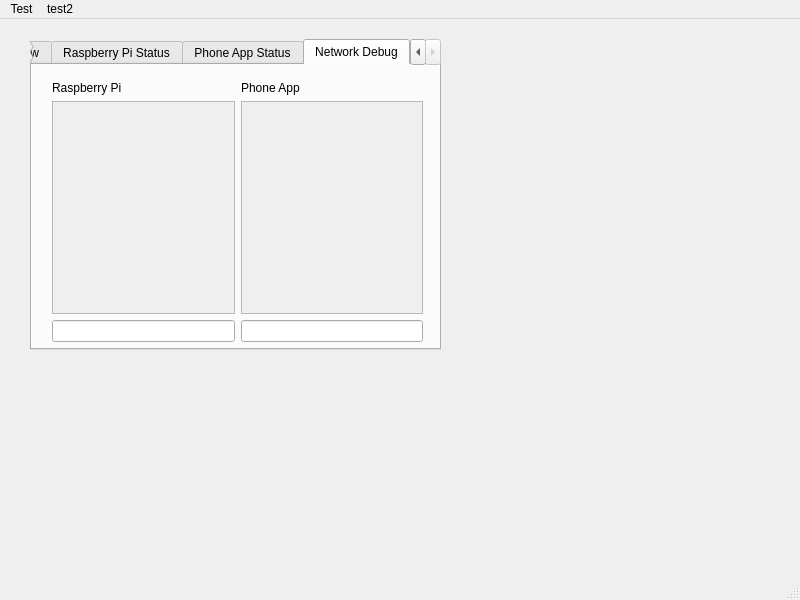
<?xml version="1.0" encoding="UTF-8"?>
<ui version="4.0">
 <class>MainWindow</class>
 <widget class="QMainWindow" name="MainWindow">
  <property name="geometry">
   <rect>
    <x>0</x>
    <y>0</y>
    <width>800</width>
    <height>600</height>
   </rect>
  </property>
  <property name="windowTitle">
   <string>MainWindow</string>
  </property>
  <widget class="QWidget" name="centralwidget">
   <widget class="QTabWidget" name="tabWidget">
    <property name="geometry">
     <rect>
      <x>30</x>
      <y>20</y>
      <width>411</width>
      <height>311</height>
     </rect>
    </property>
    <property name="currentIndex">
     <number>3</number>
    </property>
    <widget class="QWidget" name="tab_main">
     <attribute name="title">
      <string>Overview</string>
     </attribute>
    </widget>
    <widget class="QWidget" name="tab_rpi">
     <attribute name="title">
      <string>Raspberry Pi Status</string>
     </attribute>
     <widget class="QLabel" name="label_2">
      <property name="geometry">
       <rect>
        <x>20</x>
        <y>20</y>
        <width>81</width>
        <height>16</height>
       </rect>
      </property>
      <property name="text">
       <string>Connection Status</string>
      </property>
     </widget>
     <widget class="QLabel" name="label_isConnected_rpi">
      <property name="geometry">
       <rect>
        <x>100</x>
        <y>20</y>
        <width>131</width>
        <height>16</height>
       </rect>
      </property>
      <property name="text">
       <string>disconnected</string>
      </property>
     </widget>
     <widget class="QLabel" name="label_5">
      <property name="geometry">
       <rect>
        <x>20</x>
        <y>40</y>
        <width>81</width>
        <height>16</height>
       </rect>
      </property>
      <property name="text">
       <string>IP Address</string>
      </property>
     </widget>
     <widget class="QLabel" name="label_6">
      <property name="geometry">
       <rect>
        <x>20</x>
        <y>60</y>
        <width>81</width>
        <height>16</height>
       </rect>
      </property>
      <property name="text">
       <string>Port</string>
      </property>
     </widget>
     <widget class="QPushButton" name="pushButton_connect_rpi">
      <property name="enabled">
       <bool>false</bool>
      </property>
      <property name="geometry">
       <rect>
        <x>180</x>
        <y>60</y>
        <width>80</width>
        <height>18</height>
       </rect>
      </property>
      <property name="text">
       <string>Connect</string>
      </property>
     </widget>
     <widget class="QLineEdit" name="lineEdit_port_rpi">
      <property name="geometry">
       <rect>
        <x>100</x>
        <y>60</y>
        <width>71</width>
        <height>20</height>
       </rect>
      </property>
      <property name="text">
       <string>0</string>
      </property>
     </widget>
     <widget class="QLineEdit" name="lineEdit_ipAddress_rpi">
      <property name="geometry">
       <rect>
        <x>100</x>
        <y>40</y>
        <width>113</width>
        <height>20</height>
       </rect>
      </property>
      <property name="text">
       <string>0.0.0.0</string>
      </property>
     </widget>
    </widget>
    <widget class="QWidget" name="tab_app">
     <attribute name="title">
      <string>Phone App Status</string>
     </attribute>
     <widget class="QLabel" name="label">
      <property name="geometry">
       <rect>
        <x>20</x>
        <y>20</y>
        <width>81</width>
        <height>16</height>
       </rect>
      </property>
      <property name="text">
       <string>Connection Status</string>
      </property>
     </widget>
     <widget class="QLabel" name="label_isConnected_app">
      <property name="geometry">
       <rect>
        <x>100</x>
        <y>20</y>
        <width>131</width>
        <height>16</height>
       </rect>
      </property>
      <property name="text">
       <string>disconnected</string>
      </property>
     </widget>
     <widget class="QLabel" name="label_3">
      <property name="geometry">
       <rect>
        <x>20</x>
        <y>40</y>
        <width>81</width>
        <height>16</height>
       </rect>
      </property>
      <property name="text">
       <string>IP Address</string>
      </property>
     </widget>
     <widget class="QLabel" name="label_4">
      <property name="geometry">
       <rect>
        <x>20</x>
        <y>60</y>
        <width>81</width>
        <height>16</height>
       </rect>
      </property>
      <property name="text">
       <string>Port</string>
      </property>
     </widget>
     <widget class="QLineEdit" name="lineEdit_port_app">
      <property name="geometry">
       <rect>
        <x>100</x>
        <y>60</y>
        <width>71</width>
        <height>20</height>
       </rect>
      </property>
      <property name="text">
       <string>0</string>
      </property>
     </widget>
     <widget class="QPushButton" name="pushButton_connect_app">
      <property name="enabled">
       <bool>false</bool>
      </property>
      <property name="geometry">
       <rect>
        <x>180</x>
        <y>60</y>
        <width>80</width>
        <height>18</height>
       </rect>
      </property>
      <property name="text">
       <string>Connect</string>
      </property>
     </widget>
     <widget class="QLineEdit" name="lineEdit_ipAddress_app">
      <property name="geometry">
       <rect>
        <x>100</x>
        <y>40</y>
        <width>113</width>
        <height>20</height>
       </rect>
      </property>
      <property name="text">
       <string>0.0.0.0</string>
      </property>
     </widget>
    </widget>
    <widget class="QWidget" name="tab">
     <attribute name="title">
      <string>Network Debug</string>
     </attribute>
     <widget class="QWidget" name="horizontalLayoutWidget">
      <property name="geometry">
       <rect>
        <x>20</x>
        <y>16</y>
        <width>371</width>
        <height>261</height>
       </rect>
      </property>
      <layout class="QHBoxLayout" name="horizontalLayout">
       <item>
        <layout class="QVBoxLayout" name="verticalLayout_rpi">
         <item>
          <widget class="QLabel" name="label_rpi">
           <property name="text">
            <string>Raspberry Pi</string>
           </property>
          </widget>
         </item>
         <item>
          <widget class="QScrollArea" name="scrollArea_rpi">
           <property name="widgetResizable">
            <bool>true</bool>
           </property>
           <widget class="QWidget" name="scrollAreaWidgetContents">
            <property name="geometry">
             <rect>
              <x>0</x>
              <y>0</y>
              <width>179</width>
              <height>213</height>
             </rect>
            </property>
           </widget>
          </widget>
         </item>
         <item>
          <widget class="QLineEdit" name="lineEdit_rpi"/>
         </item>
        </layout>
       </item>
       <item>
        <layout class="QVBoxLayout" name="verticalLayout_app">
         <item>
          <widget class="QLabel" name="label_app">
           <property name="text">
            <string>Phone App</string>
           </property>
          </widget>
         </item>
         <item>
          <widget class="QScrollArea" name="scrollArea_app">
           <property name="widgetResizable">
            <bool>true</bool>
           </property>
           <widget class="QWidget" name="scrollAreaWidgetContents_2">
            <property name="geometry">
             <rect>
              <x>0</x>
              <y>0</y>
              <width>178</width>
              <height>213</height>
             </rect>
            </property>
           </widget>
          </widget>
         </item>
         <item>
          <widget class="QLineEdit" name="lineEdit_app"/>
         </item>
        </layout>
       </item>
      </layout>
     </widget>
    </widget>
   </widget>
  </widget>
  <widget class="QMenuBar" name="menubar">
   <property name="geometry">
    <rect>
     <x>0</x>
     <y>0</y>
     <width>800</width>
     <height>17</height>
    </rect>
   </property>
   <widget class="QMenu" name="menuTest">
    <property name="title">
     <string>Test</string>
    </property>
   </widget>
   <widget class="QMenu" name="menutest2">
    <property name="title">
     <string>test2</string>
    </property>
   </widget>
   <addaction name="menuTest"/>
   <addaction name="menutest2"/>
  </widget>
  <widget class="QStatusBar" name="statusbar"/>
 </widget>
 <resources/>
 <connections/>
</ui>
